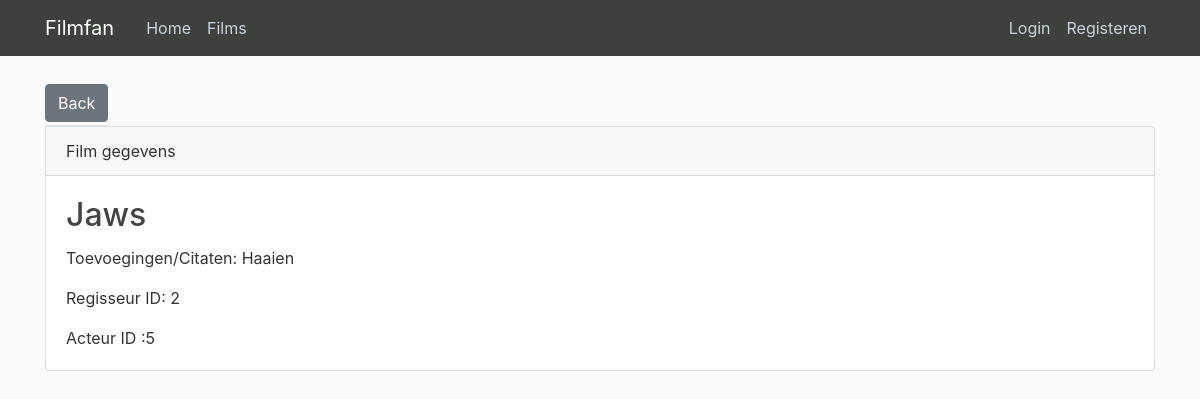
The page /films/film/4 on the database its author committed.
### film/models.py (models this page shows, shortened)
class Film(db.Model):
    id = db.Column(db.Integer, primary_key=True)
    titel = db.Column(db.String(45), nullable=False)
    releasedatum = db.Column(db.Date, nullable=False)
    toevoegingen = db.Column(db.Text(500), nullable=True)
    regisseur_id = db.Column(db.Integer, db.ForeignKey('regisseur.id'), nullable=False)
    acteur_id = db.Column(db.Integer, db.ForeignKey('acteur.id'), nullable=False)
    acteur = db.relationship('Acteur', backref='author', lazy=True)
    regisseur = db.relationship('Regisseur', backref='author2', lazy=True)
    rol = db.relationship('Rol', backref='author3', lazy=True)

### film/routes.py (the view)
@app.route("/films/film/<int:film_id>")
def film(film_id):
    film = Film.query.get_or_404(film_id)
    return render_template('/films/read_films.html', title=film.titel, film=film)

### film/templates/films/read_films.html (shortened to what this page needs)
{% extends "layout.html" %}
{% block content %}
<nav class="nav">
    <ul class="nav nav-tabs">
        <li class="nav-item">
            <a class="btn btn-secondary mt-1 mb-1" href="/films">Back</a>
        </li>
    </ul>
</nav>
<div class="card">
    <div class="card-header">
        Film gegevens
    </div>
    <div class="card-body">
        <h2 class="card-title">{{ film.titel }}</h2>
        <p class="card-text">Toevoegingen/Citaten: {{ film.toevoegingen }}</p>
        <p class="card-text">Regisseur ID: {{ film.regisseur_id }}</p>
        <p class="card-text">Acteur ID :{{ film.acteur_id }}</p>
    </div>
</div>
{% endblock content %}

### film/static/main.css (style rules this page uses)
body { background: #fafafa; color: #333333; margin-top: 5rem; }
h1, h2, h3, h4, h5, h6 { color: #444444; }

### rows shown on the page
Film: titel "Jaws", toevoegingen "Haaien", regisseur_id "2", acteur_id "5"
